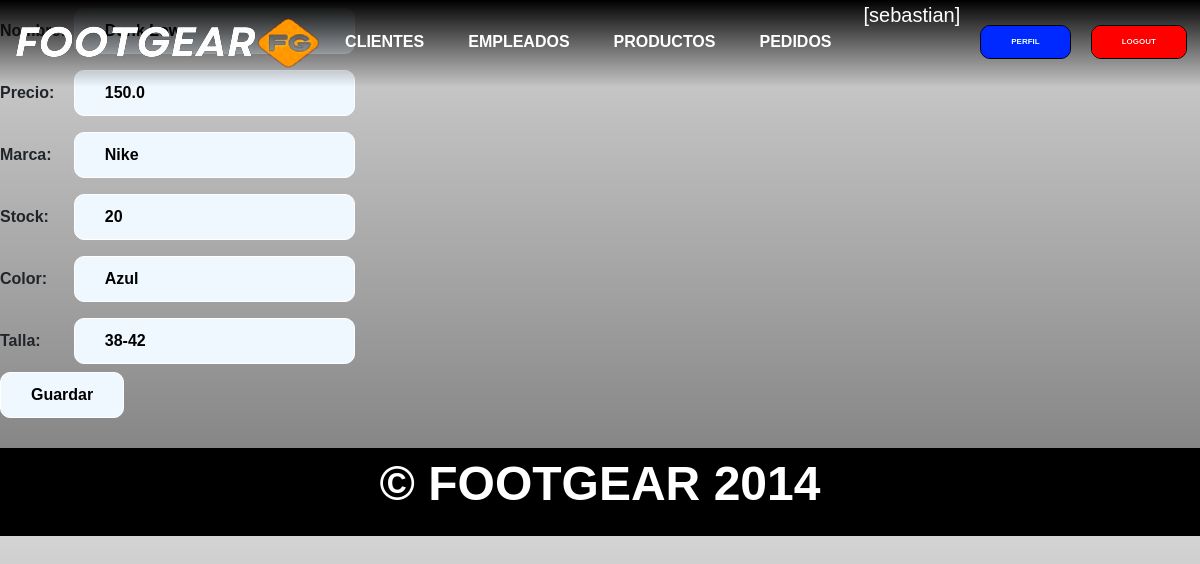
The app's page /productoUpdate/6/ (signed in) with its own data.
### aplicacion/models.py (models this page shows, shortened)
class Producto(models.Model):
    nombre = models.CharField(max_length=50)
    precio  = models.FloatField()
    marca = models.CharField(max_length=50)
    stock = models.PositiveIntegerField()
    color = models.CharField(max_length=50)
    talla = models.CharField(max_length=50)

### aplicacion/views.py (the view)
# urls.py: path('productoUpdate/<id_producto>/', productoUpdate, name="producto_update"),
@login_required
def productoUpdate(request,id_producto):
    producto = Producto.objects.get(id = id_producto)
    if request.method == "POST":
        miForm = ProductoForm(request.POST)
        if miForm.is_valid():
            producto.nombre = miForm.cleaned_data.get("nombre")
            producto.precio = miForm.cleaned_data.get("precio")
            producto.marca =  miForm.cleaned_data.get("marca")
            producto.stock = miForm.cleaned_data.get("stock")
            producto.color = miForm.cleaned_data.get("color")
            producto.talla = miForm.cleaned_data.get("talla")
            producto.save()
            return redirect(reverse_lazy('productos'))
    else:
        miForm = ProductoForm(initial={'nombre': producto.nombre, 'precio' : producto.precio, 'marca' : producto.marca ,'stock' : producto.stock, 'color' : producto.color , 'talla': producto.talla} )
    return render(request,"aplicacion/productoForm.html",{"form": miForm})

### aplicacion/forms.py
class ProductoForm(forms.Form):
    nombre = forms.CharField(max_length=50,required=True)
    precio = forms.FloatField(required=True)
    marca = forms.CharField(max_length=50,required=True)
    stock = forms.IntegerField(required=True)
    color = forms.CharField(max_length=50,required=True)
    talla = forms.CharField(max_length=50,required=True)

### aplicacion/templates/aplicacion/productoForm.html (shortened to what this page needs)
{% extends "aplicacion/index.html" %}
{% block contenido %}
<form action="" method="post">
    <table>
        {{ form.as_table }}
    </table>
    <input type="submit" value="Guardar">
</form>
{% endblock contenido %}

### aplicacion/templates/aplicacion/index.html (shortened to what this page needs)
<!DOCTYPE html>
<html lang="en">
    <head>
        {% load static %}
        <link href="https://cdn.jsdelivr.net/npm/bootstrap@5.3.3/dist/css/bootstrap.min.css" rel="stylesheet">
        <link href="{% static 'css/styles.css' %}" rel="stylesheet"/>
        <link rel="stylesheet" href="https://cdnjs.cloudflare.com/ajax/libs/font-awesome/6.4.0/css/all.min.css">
    </head>
    <body>
        <header>
            <div class="container mask navigation">
                <nav>
                    <h1 class="">
                        <img class="logo" src="{% static 'assets/img/logo_footgear.png' %}" alt="">
                    </h1>
                    {% if user.is_authenticated %}
                        <a href="{% url 'clientes' %}">CLIENTES</a>
                        <a href="{% url 'empleados' %}">EMPLEADOS</a>
                        <a href="{% url 'productos' %}">PRODUCTOS</a>
                        <a href="{% url 'pedidos' %}">PEDIDOS</a>
                        <div>
                            <p  class="username">[{{user.username}}]</p>
                            <a href="{% url 'agregar_avatar' %}"><img class="avatar" src="{{request.session.avatar}}" height="40px" weight="40px"></a>
                        </div>
                            <form action="{% url 'perfil' %}">
                                <button type="submit" class="btn btn-success logout-button edit-button">PERFIL</button>
                            </form>
                        <form action="{% url 'logout' %}" method="post">
                                <button type="submit" class="btn btn-success logout-button">LOGOUT</button>
                            </form>
                    {% endif %}
                </nav>
            </div>
        </header>
{% block contenido%}{% endblock contenido %}
        <footer>
            <p>&copy; FOOT<span class="orange-text">GEAR</span> 2014</p>
        </footer>
    </body>
</html>

### aplicacion/static/css/styles.css (style rules this page uses)
* { padding: 0; margin: 0; box-sizing: border-box; }
body { font-family: sans-serif; background-color: #000; background: linear-gradient(#d4d4d4,#454545); }
html { scroll-behavior: smooth; }
h1 { font-size: 2.5em; }
p { font-size: 1.25em; }
button , input,#buy_button { font-size: 1em; font-weight: bold; padding: 10px 30px; border-radius: 10px; border: 1px solid #fff; color: #000; background-color: #fff; }
.container { max-width: 700px; margin: auto; }
header { background-color: transparent; flex-wrap: wrap; position: fixed; top: 0; right: 0; width: 100vw; z-index: 100; background: linear-gradient(to bottom, black ,transparent); }
header .container { display: flex; flex-direction: column; justify-content: center; align-items: center; }
header nav { display: flex; flex-direction: column; text-align: center; padding-bottom: 2px; }
header div nav a { padding: 5px 12px; text-decoration: none; color: white; font-weight: bolder; }
header .navigation { background-image: url(../assets/img/75496e55be60c1cbf480d6e76bd11ec4.jpg); filter: saturate(2); background-position: center center; background-repeat: no-repeat; background-size: cover; }
.logout-button { margin-top: 25px; background-color:rgb(219, 0, 0); color: rgb(255, 255, 255); font-size: 0.5em; font-weight: bold; padding: 10px 30px; border-radius: 10px; border: 1px solid black; }
.username { color: #ffffff; margin-right: 20px; margin-bottom: 10px; }
.edit-button { margin-right: 20px; background-color:rgb(0, 44, 219); font-size: 0.5em; }
footer { margin-top: 30px; background-color: #000000; display: flex; flex-direction: column; justify-items: center; align-items: center; }
footer p { font-weight: bold; color: white; }
td { padding: 8px; }
input { background-color: aliceblue; color: #000000; }
@media (min-width: 775px) { body { background: linear-gradient(#d4d4d4,#777777); background-position: center center; background-repeat: repeat; background-size: cover; } }
@media (min-width: 775px) { header .container { max-width: none; background: #000; } }
@media (min-width: 775px) { header nav { flex-direction: row; justify-content: space-around; } }
@media (min-width: 775px) { header .navigation { background-image: none; background-color: transparent; background: transparent; } }
@media (min-width: 775px) { button,#buy_button { font-size: 2em; } }
@media (min-width: 775px) { footer p { font-size: 3em; } }
@media (min-width: 775px) { header div nav a { padding: 20px 12px; margin-right: 20px; font-size: 1.5em; } }
@media (min-width: 775px) { header h1 { font-size: 4em; } }

### records on screen
Producto: precio "150.0", marca "Nike", stock "20", color "Azul", talla "38-42"

### other values on screen
{{ user.username }} "sebastian"
